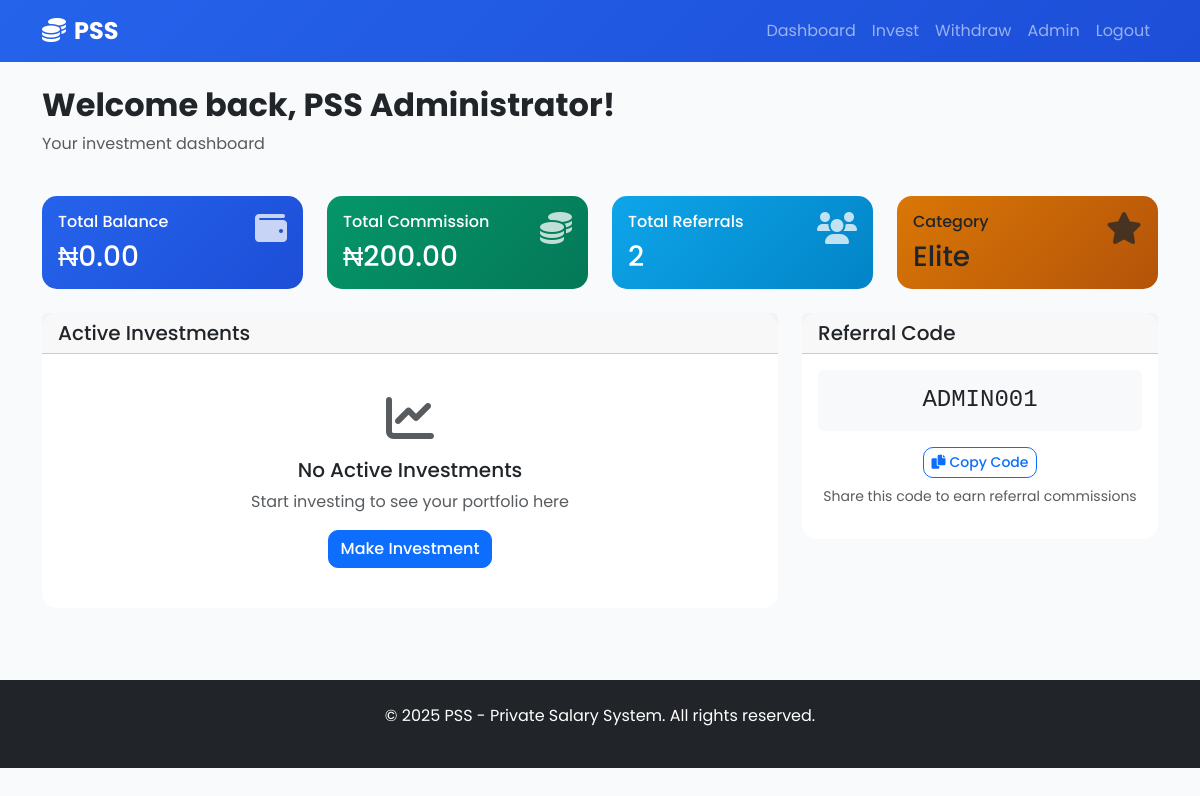
The page /dashboard (signed in) on the database its author committed.
### app.py (models this page shows)
class User(UserMixin, db.Model):
    id = db.Column(db.Integer, primary_key=True)
    full_name = db.Column(db.String(100), nullable=False)
    email = db.Column(db.String(120), unique=True, nullable=False)
    phone = db.Column(db.String(20), nullable=False)
    password_hash = db.Column(db.String(255), nullable=False)
    bank_name = db.Column(db.String(100), nullable=False)
    account_number = db.Column(db.String(20), nullable=False)
    account_name = db.Column(db.String(100), nullable=False)
    category = db.Column(db.String(20), nullable=False)
    referral_code = db.Column(db.String(10), unique=True, nullable=False)
    referred_by = db.Column(db.String(10), nullable=True)
    total_balance = db.Column(db.Float, default=0.0)
    total_commission = db.Column(db.Float, default=0.0)
    is_admin = db.Column(db.Boolean, default=False)
    is_active = db.Column(db.Boolean, default=True)
    created_at = db.Column(db.DateTime(timezone=True), default=lambda: datetime.now(timezone.utc))
    investments = db.relationship('Investment', backref='user', lazy=True)
    referrals = db.relationship('Referral', backref='user', lazy=True)
    withdrawals = db.relationship('Withdrawal', backref='user', lazy=True)

### app.py (the view)
@app.route('/dashboard')
@login_required
def dashboard():
    total_referrals = Referral.query.filter_by(user_id=current_user.id).count()
    active_investments = Investment.query.filter_by(user_id=current_user.id, is_active=True).all()
    for investment in active_investments:
        if investment.end_date.tzinfo is None:
            investment.end_date = investment.end_date.replace(tzinfo=timezone.utc)
        investment.ready_for_withdrawal = investment.end_date <= datetime.now(timezone.utc)
    next_withdrawal = None
    if active_investments:
        next_withdrawal = min([inv.end_date for inv in active_investments])
    return render_template('dashboard.html',
                         total_referrals=total_referrals,
                         active_investments=active_investments,
                         next_withdrawal=next_withdrawal)

### app.py (called while the page is built)
@app.teardown_appcontext
def shutdown_session(exception=None):
    db.session.remove()

@login_manager.user_loader
def load_user(user_id):
    return db.session.get(User, int(user_id))

### templates/dashboard.html (shortened to what this page needs)
{% extends "base.html" %}
{% block content %}
<div class="container py-4">
    <div class="row mb-4">
        <div class="col-12">
            <h2 class="fw-bold">Welcome back, {{ current_user.full_name }}!</h2>
            <p class="text-muted">Your investment dashboard</p>
        </div>
    </div>
    <div class="row g-4 mb-4">
        <div class="col-md-3">
            <div class="card bg-primary text-white">
                <div class="card-body">
                    <div class="d-flex justify-content-between">
                        <div>
                            <h6 class="card-title">Total Balance</h6>
                            <h3 class="mb-0">₦{{ "{:,.2f}".format(current_user.total_balance) }}</h3>
                        </div>
                        <i class="fas fa-wallet fa-2x opacity-75"></i>
                    </div>
                </div>
            </div>
        </div>
        <div class="col-md-3">
            <div class="card bg-success text-white">
                <div class="card-body">
                    <div class="d-flex justify-content-between">
                        <div>
                            <h6 class="card-title">Total Commission</h6>
                            <h3 class="mb-0">₦{{ "{:,.2f}".format(current_user.total_commission) }}</h3>
                        </div>
                        <i class="fas fa-coins fa-2x opacity-75"></i>
                    </div>
                </div>
            </div>
        </div>
        <div class="col-md-3">
            <div class="card bg-info text-white">
                <div class="card-body">
                    <div class="d-flex justify-content-between">
                        <div>
                            <h6 class="card-title">Total Referrals</h6>
                            <h3 class="mb-0">{{ total_referrals }}</h3>
                        </div>
                        <i class="fas fa-users fa-2x opacity-75"></i>
                    </div>
                </div>
            </div>
        </div>
        <div class="col-md-3">
            <div class="card bg-warning text-dark">
                <div class="card-body">
                    <div class="d-flex justify-content-between">
                        <div>
                            <h6 class="card-title">Category</h6>
                            <h3 class="mb-0">{{ current_user.category }}</h3>
                        </div>
                        <i class="fas fa-star fa-2x opacity-75"></i>
                    </div>
                </div>
            </div>
        </div>
    </div>
    <div class="row g-4">
        <div class="col-lg-8">
            <div class="card">
                <div class="card-header">
                    <h5 class="mb-0">Active Investments</h5>
                </div>
                <div class="card-body">
                    {% if active_investments %}
                        <div class="table-responsive">
                            <table class="table table-striped">
                                <thead>
                                    <tr>
                                        <th>Package</th>
                                        <th>Duration</th>
                                        <th>Returns</th>
                                        <th>End Date</th>
                                        <th>Status</th>
                                    </tr>
                                </thead>
                                <tbody>
                                    {% for investment in active_investments %}
                                    <tr>
                                        <td>₦{{ "{:,.2f}".format(investment.package_amount) }}</td>
                                        <td>{{ investment.duration_months }} months</td>
                                        <td>₦{{ "{:,.2f}".format(investment.total_returns) }}</td>
                                        <td>{{ investment.end_date.strftime('%Y-%m-%d') }}</td>
                                        <td>
                                            {% if investment.ready_for_withdrawal %}
    						<span class="badge bg-success">Ready for Withdrawal</span>
					    {% else %}
   						 <span class="badge bg-primary">Active</span>
					    {% endif %}
                                        </td>
                                    </tr>
                                    {% endfor %}
                                </tbody>
                            </table>
                        </div>
                    {% else %}
                        <div class="text-center py-4">
                            <i class="fas fa-chart-line fa-3x text-muted mb-3"></i>
                            <h5>No Active Investments</h5>
                            <p class="text-muted">Start investing to see your portfolio here</p>
                            <a href="{{ url_for('deposit') }}" class="btn btn-primary">Make Investment</a>
                        </div>
                    {% endif %}
                </div>
            </div>
        </div>
        <div class="col-lg-4">
            <div class="card">
                <div class="card-header">
                    <h5 class="mb-0">Referral Code</h5>
                </div>
                <div class="card-body text-center">
                    <div class="bg-light p-3 rounded mb-3">
                        <h4 class="mb-0 font-monospace">{{ current_user.referral_code }}</h4>
                    </div>
                    <button class="btn btn-outline-primary btn-sm" onclick="copyReferralCode()">
                        <i class="fas fa-copy me-1"></i>Copy Code
                    </button>
                    <p class="text-muted mt-2 small">Share this code to earn referral commissions</p>
                </div>
            </div>
        </div>
    </div>
</div>
{% endblock %}

### static/css/style.css (style rules this page uses)
:root { --primary-color: #2563eb; --secondary-color: #64748b; --success-color: #059669; --warning-color: #d97706; --danger-color: #dc2626; --dark-color: #1e293b; --light-color: #f8fafc; }
body { font-family: "Poppins", sans-serif; background-color: var(--light-color); }
.card { border: none; border-radius: 15px; transition: all 0.3s ease; }
.btn { border-radius: 10px; font-weight: 500; transition: all 0.3s ease; }
.bg-primary { background: linear-gradient(135deg, var(--primary-color) 0%, #1d4ed8 100%) !important; }
.bg-success { background: linear-gradient(135deg, var(--success-color) 0%, #047857 100%) !important; }
.bg-warning { background: linear-gradient(135deg, var(--warning-color) 0%, #b45309 100%) !important; }
.bg-info { background: linear-gradient(135deg, #0ea5e9 0%, #0284c7 100%) !important; }

### rows shown on the page
User: full_name "PSS Administrator", total_balance "0.00", total_commission "200.00", category "Elite", referral_code "ADMIN001"

### other values the page prints
{{ total_referrals }} "2"
